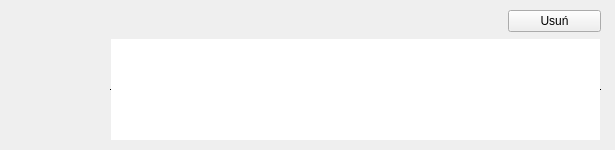
<?xml version="1.0" encoding="UTF-8"?>
<ui version="4.0">
 <class>ShowWidgetMain</class>
 <widget class="QWidget" name="ShowWidgetMain">
  <property name="geometry">
   <rect>
    <x>0</x>
    <y>0</y>
    <width>615</width>
    <height>150</height>
   </rect>
  </property>
  <property name="windowTitle">
   <string>Form</string>
  </property>
  <widget class="QLabel" name="label_pic">
   <property name="geometry">
    <rect>
     <x>10</x>
     <y>10</y>
     <width>80</width>
     <height>130</height>
    </rect>
   </property>
   <property name="sizePolicy">
    <sizepolicy hsizetype="Fixed" vsizetype="Fixed">
     <horstretch>80</horstretch>
     <verstretch>130</verstretch>
    </sizepolicy>
   </property>
   <property name="text">
    <string/>
   </property>
  </widget>
  <widget class="QWidget" name="">
   <property name="geometry">
    <rect>
     <x>110</x>
     <y>10</y>
     <width>491</width>
     <height>131</height>
    </rect>
   </property>
   <layout class="QVBoxLayout" name="verticalLayout">
    <item>
     <layout class="QHBoxLayout" name="horizontalLayout_12">
      <item>
       <widget class="QLabel" name="label_title_6">
        <property name="font">
         <font>
          <family>Arial Rounded MT Bold</family>
         </font>
        </property>
        <property name="text">
         <string/>
        </property>
        <property name="alignment">
         <set>Qt::AlignCenter</set>
        </property>
       </widget>
      </item>
      <item>
       <widget class="QLabel" name="label_type_6">
        <property name="font">
         <font>
          <family>Arial Rounded MT Bold</family>
         </font>
        </property>
        <property name="text">
         <string/>
        </property>
       </widget>
      </item>
      <item>
       <widget class="QLabel" name="label_date_6">
        <property name="font">
         <font>
          <family>Arial Rounded MT Bold</family>
         </font>
        </property>
        <property name="text">
         <string/>
        </property>
        <property name="alignment">
         <set>Qt::AlignCenter</set>
        </property>
       </widget>
      </item>
      <item>
       <widget class="QLabel" name="label_rating_6">
        <property name="font">
         <font>
          <family>Arial Rounded MT Bold</family>
         </font>
        </property>
        <property name="text">
         <string/>
        </property>
        <property name="alignment">
         <set>Qt::AlignCenter</set>
        </property>
       </widget>
      </item>
      <item>
       <widget class="QPushButton" name="pushButtont_Delete">
        <property name="text">
         <string>Usuń</string>
        </property>
       </widget>
      </item>
     </layout>
    </item>
    <item>
     <widget class="QPlainTextEdit" name="plainTextEdit_description">
      <property name="enabled">
       <bool>true</bool>
      </property>
      <property name="frameShape">
       <enum>QFrame::HLine</enum>
      </property>
      <property name="frameShadow">
       <enum>QFrame::Plain</enum>
      </property>
      <property name="readOnly">
       <bool>true</bool>
      </property>
      <property name="textInteractionFlags">
       <set>Qt::NoTextInteraction</set>
      </property>
     </widget>
    </item>
   </layout>
  </widget>
 </widget>
 <resources/>
 <connections/>
</ui>
